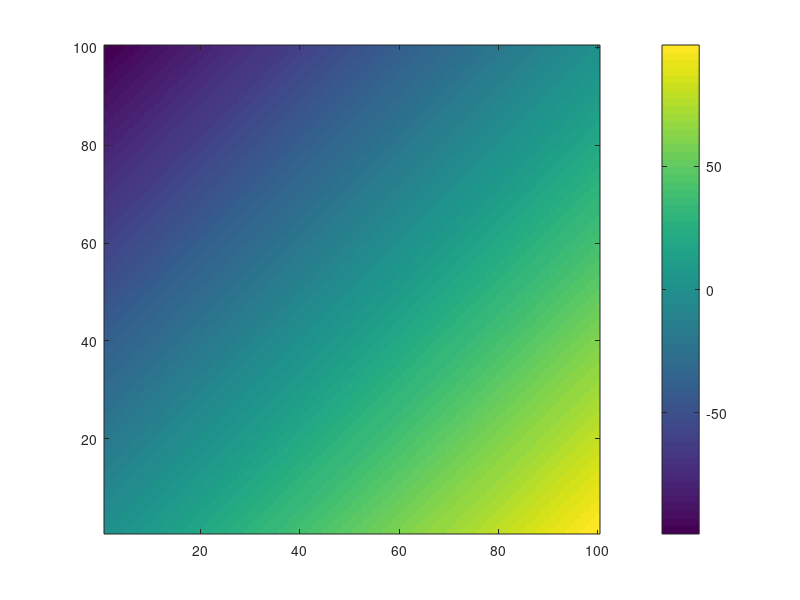

This chart was generated by the following MATLAB code:
Z=zeros(100,100);       %Assign 0 to a 100-by-100 matrix Z
for X=1:100             %Increment X from 1 to 100
    for Y=1:100         %Increment Y from 1 to 100
        Z(Y,X)=X-Y;     %Assign the value X-Y to row Y and column X of Z
    end                 %Return to line 3
end                     %Return to line 2
figure;imagesc(Z);set(gca,'YDir','normal');colorbar;%Display Z contents in 2D in a new window